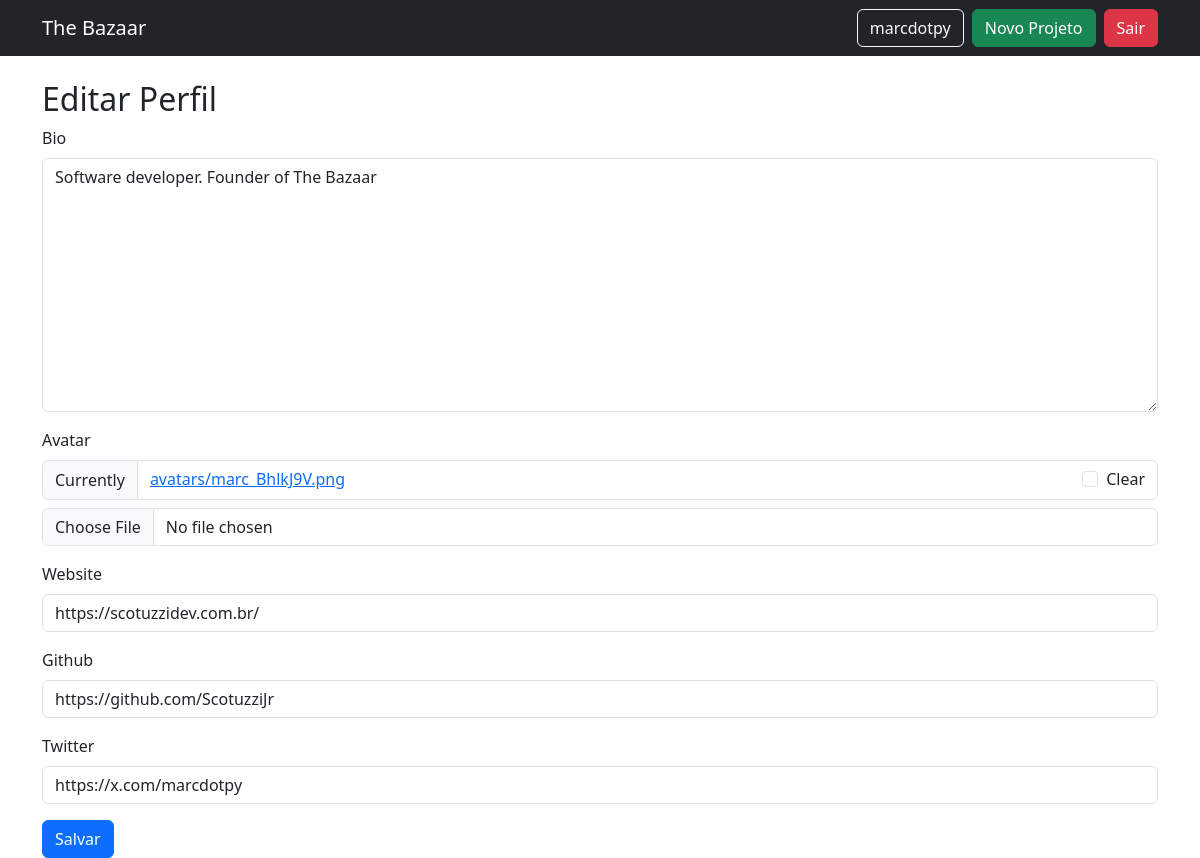
Page /profile/edit/ (signed in) on the committed database.
### accounts/models.py (models this page shows, shortened)
class Profile(models.Model):
    user = models.OneToOneField(User, on_delete=models.CASCADE)
    bio = models.TextField(blank=True)
    avatar = models.ImageField(upload_to='avatars/', blank=True, null=True)
    website = models.URLField(blank=True)
    github = models.URLField(blank=True)
    twitter = models.URLField(blank=True)

### accounts/views.py (the view)
# urls.py: path('profile/edit/', account_views.edit_profile_view, name='edit_profile'),
@login_required
def edit_profile_view(request):
    profile = request.user.profile
    if request.method == 'POST':
        form = ProfileForm(request.POST, request.FILES, instance=profile)
        if form.is_valid():
            form.save()
            return redirect('profile', username=request.user.username)
    else:
        form = ProfileForm(instance=profile)
    return render(request, 'accounts/edit_profile.html', {'form': form})

### accounts/forms.py
class ProfileForm(forms.ModelForm):
    class Meta:
        model = Profile
        fields = ['bio', 'avatar', 'website', 'github', 'twitter']

### templates/accounts/edit_profile.html (shortened to what this page needs)
{% extends 'base.html' %}
{% load crispy_forms_tags %}
{% block content %}
<h2>Editar Perfil</h2>
<form method="post" enctype="multipart/form-data">
    {{ form|crispy }}
    <button class="btn btn-primary">Salvar</button>
</form>
{% endblock %}

### templates/base.html (shortened to what this page needs)
{% load static %}
{% load crispy_forms_tags %}
<!DOCTYPE html>
<html lang="pt-BR">
<head>
    <link href="https://cdn.jsdelivr.net/npm/bootstrap@5.3.2/dist/css/bootstrap.min.css" rel="stylesheet">
</head>
<body>
<nav class="navbar navbar-expand-lg navbar-dark bg-dark mb-4">
  <div class="container">
    <a class="navbar-brand" href="{% url 'project_list' %}">The Bazaar</a>
    <div class="d-flex">
      {% if user.is_authenticated %}
        <a href="{% url 'profile' user.username %}" class="btn btn-outline-light me-2">{{ user.username }}</a>
        <a href="{% url 'project_create' %}" class="btn btn-success me-2">Novo Projeto</a>
        <a href="{% url 'logout' %}" class="btn btn-danger">Sair</a>
      {% else %}
        <a href="{% url 'login' %}" class="btn btn-light me-2">Entrar</a>
        <a href="{% url 'register' %}" class="btn btn-success">Registrar</a>
      {% endif %}
    </div>
  </div>
</nav>
<div class="container">
    {% block content %}{% endblock %}
</div>
</body>
</html>

### rows in the picture
Profile: bio "Software developer. Founder of The Bazaar", website "https://scotuzzidev.com.br/", github "https://github.com/ScotuzziJr", twitter "https://x.com/marcdotpy"

### other values in the picture
{{ user.username }} "marcdotpy"
